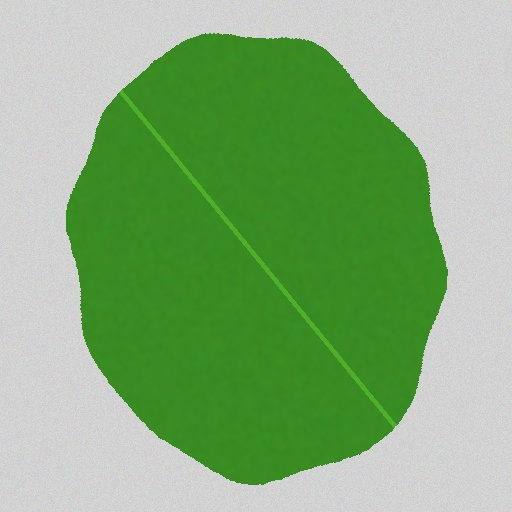
#> input picture samples/healthy_leaf.jpg, 512 x 512 px
$ python -i baselines.py   (imports and definitions only)
#> lines starting #> are read from the running program, lines starting #| are printed output that depends on the picture; after the words box and inside, x2 and y2 are one past the last pixel; in counts of white or black regions, pixels touching at a corner belong together
#> further down, picture is the input picture: shape (512, 512, 3); mean B, G, R 122.5, 174.9, 133.8
"""
Baseline algorithms for experimental benchmarking against FieldSight-Lite.
Implements standard literature baselines: Naive RGB Thresholding, HSV Color Slicing,
Global Otsu Grayscale Thresholding, and K-Means Color Quantization.
"""

from __future__ import annotations

from typing import Tuple
import cv2
import numpy as np


class RGBThresholdBaseline:
    """
    Baseline 1: Naive RGB channel thresholding.
    Extracts leaf via (G > R and G > B) and lesions via (R > G on leaf).
    """

    # [19 lines left out: function predict, not called in this run]


class HSVThresholdBaseline:
    """
    Baseline 2: HSV Color space thresholding.
    Uses fixed hue ranges for foliage (H: 30-90) and necrosis (H: 0-25).
    """

    # [20 lines left out: function predict, not called in this run]


class GlobalOtsuBaseline:
    """
    Baseline 3: Classical Global Otsu on grayscale intensity.
    """

    def predict(self, bgr_image: np.ndarray) -> Tuple[np.ndarray, np.ndarray, float]:
        h, w = bgr_image.shape[:2]
#> h = 512; w = 512
        gray = cv2.cvtColor(bgr_image, cv2.COLOR_BGR2GRAY)
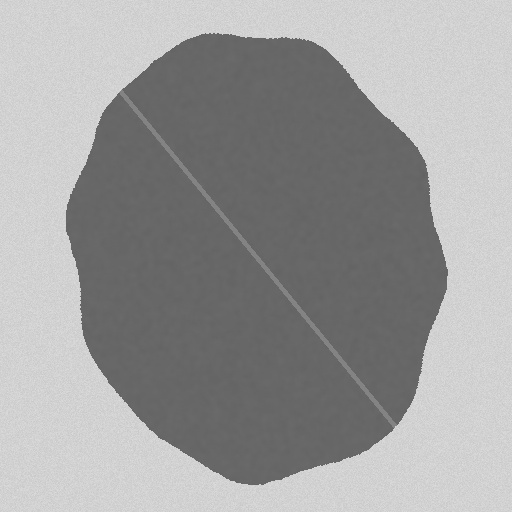
#> gray: shape (512, 512); min 95, max 224, mean 156.6

        # Otsu on inverted grayscale for leaf extraction
        _, leaf_mask = cv2.threshold(gray, 0, 255, cv2.THRESH_BINARY_INV + cv2.THRESH_OTSU)
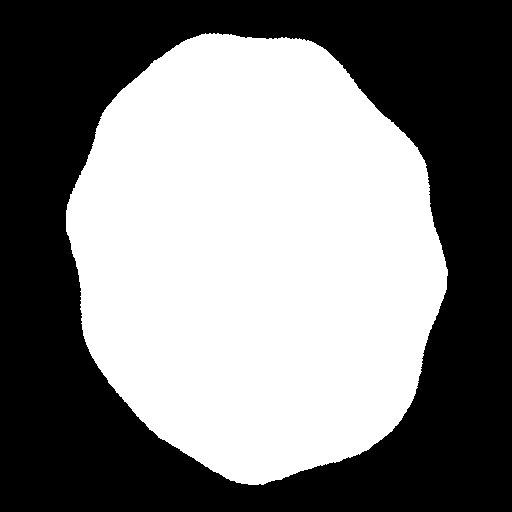
#> leaf_mask: shape (512, 512); 49.8% white; 1 white region, box (x1, y1, x2, y2) and area: (66, 33, 448, 485) 130584
        leaf_area = int(np.count_nonzero(leaf_mask == 255))
#> leaf_area = 130584

        if leaf_area == 0:
            return leaf_mask, np.zeros((h, w), dtype=np.uint8), 0.0

        # Lesion thresholding on leaf pixels
        leaf_pixels = gray[leaf_mask == 255]
        if len(leaf_pixels) > 0:
            thresh_val, _ = cv2.threshold(leaf_pixels, 0, 255, cv2.THRESH_BINARY + cv2.THRESH_OTSU)
#> thresh_val = 111
            lesion_mask = ((gray >= thresh_val) & (leaf_mask == 255)).astype(np.uint8) * 255
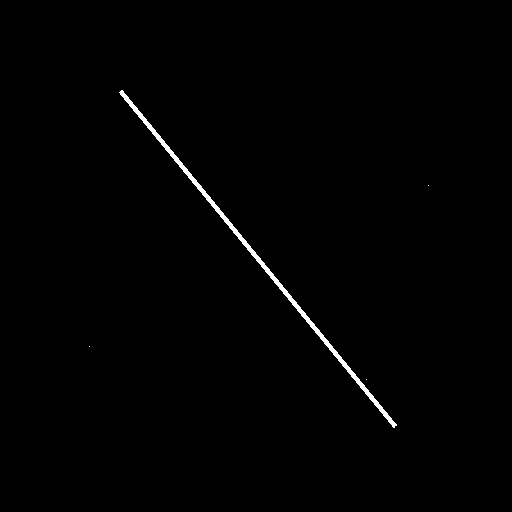
#> lesion_mask: shape (512, 512); 0.74% white; 4 white regions (3 under 20 px), largest, box (x1, y1, x2, y2) and area: (119, 90, 397, 428) 1926
        else:
            lesion_mask = np.zeros((h, w), dtype=np.uint8)

        lesion_area = int(np.count_nonzero(lesion_mask == 255))
#> lesion_area = 1929
        sev_pct = float((lesion_area / leaf_area) * 100.0)
#> sev_pct = 1.48
        return leaf_mask, lesion_mask, sev_pct


class KMeansColorBaseline:
    """
    Baseline 4: Unsupervised K-Means Color Quantization (K=3: Background, Healthy, Lesion).
    """

    # [30 lines left out: function predict, not called in this run]

>>> import cv2
>>> picture = cv2.imread('../samples/healthy_leaf.jpg')
>>> result = GlobalOtsuBaseline().predict(picture)

$ run again, on samples/severe_rust.jpg
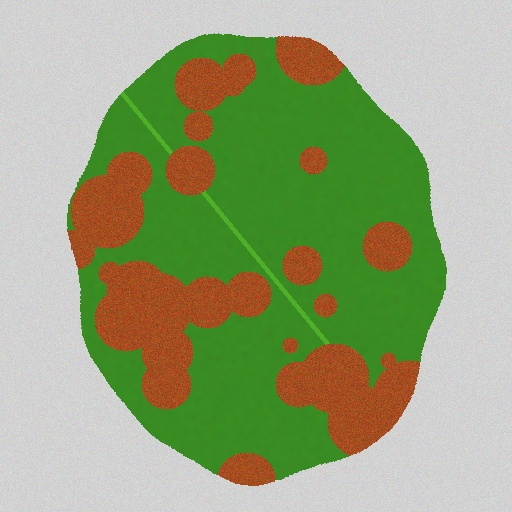
#> input picture samples/severe_rust.jpg, 512 x 512 px
#> picture is the input picture: shape (512, 512, 3); mean B, G, R 122, 164.5, 151.4
#> in predict, `_, leaf_mask = cv2.threshold(gray, 0, 255, cv2.THRESH_BINARY_INV + cv2..`:
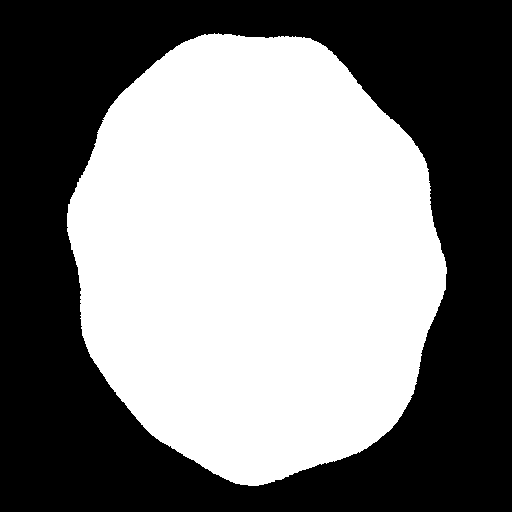
#> leaf_mask: shape (512, 512); 49.8% white; 1 white region, box (x1, y1, x2, y2) and area: (67, 33, 447, 486) 130594
#> leaf_area = 130594
#> thresh_val = 97
#> in predict, `lesion_mask = ((gray >= thresh_val) & (leaf_mask == 255)).astype(np.ui..`:
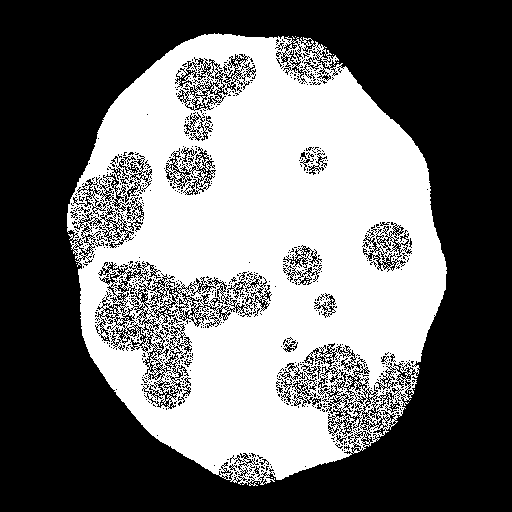
#> lesion_mask: shape (512, 512); 42.7% white; 39 white regions (38 under 20 px), largest, box (x1, y1, x2, y2) and area: (67, 33, 447, 486) 111999
#> lesion_area = 112054
#> sev_pct = 85.8

$ run again, on samples/test_leaf.jpg
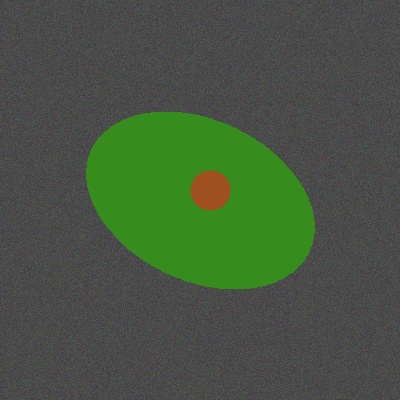
#> input picture samples/test_leaf.jpg, 400 x 400 px
#> picture is the input picture: shape (400, 400, 3); mean B, G, R 65.8, 86.5, 71.5
#> in predict, `_, leaf_mask = cv2.threshold(gray, 0, 255, cv2.THRESH_BINARY_INV + cv2..`:
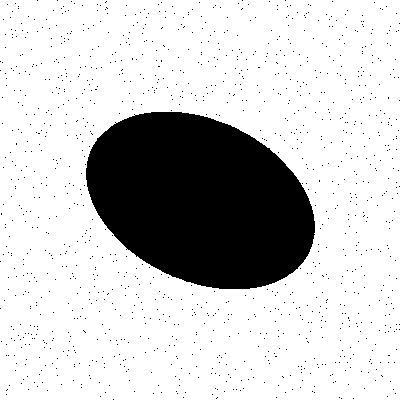
#> leaf_mask: shape (400, 400); 80.2% white; 1222 black regions (1221 under 20 px), largest, box (x1, y1, x2, y2) and area: (86, 112, 315, 289) 30425
#> leaf_area = 128319
#> thresh_val = 74
#> in predict, `lesion_mask = ((gray >= thresh_val) & (leaf_mask == 255)).astype(np.ui..`:
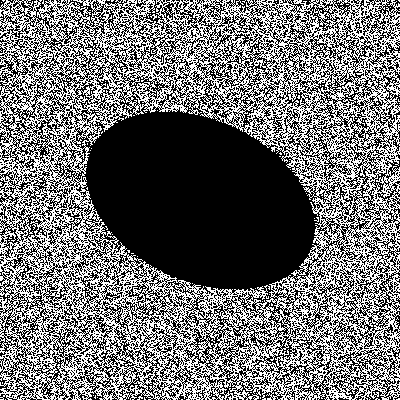
#> lesion_mask: shape (400, 400); 44.2% white in thin lines or dots
#> lesion_area = 70725
#> sev_pct = 55.12
